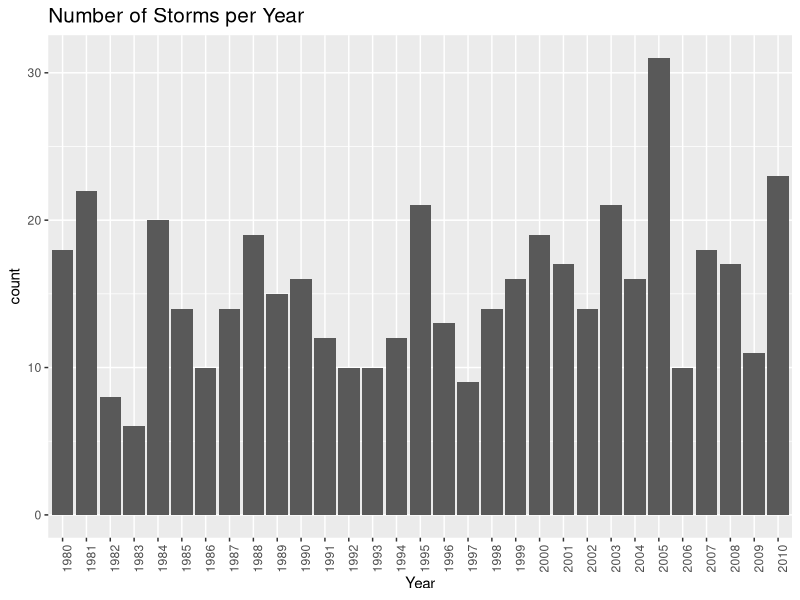
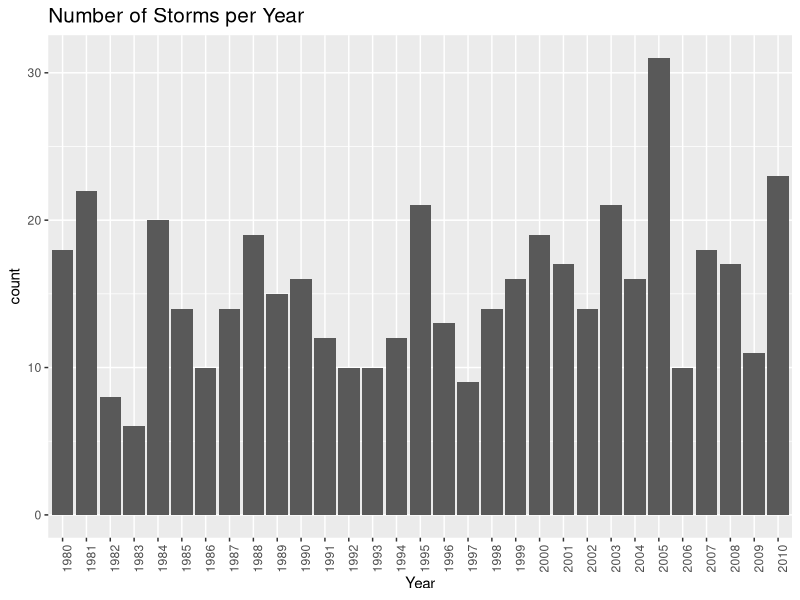
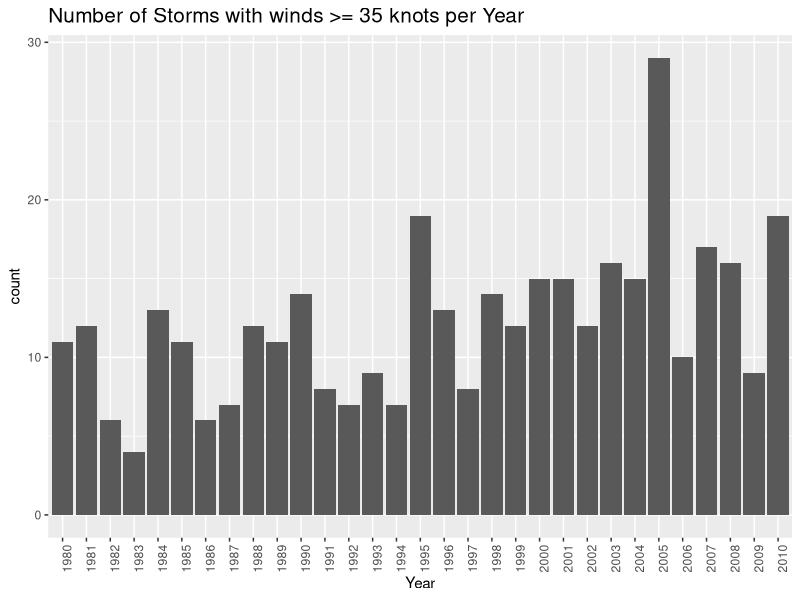
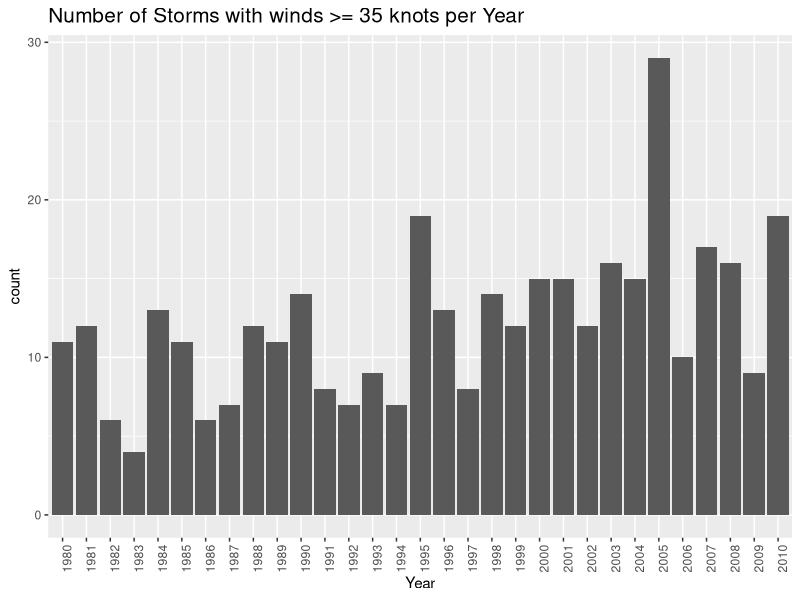
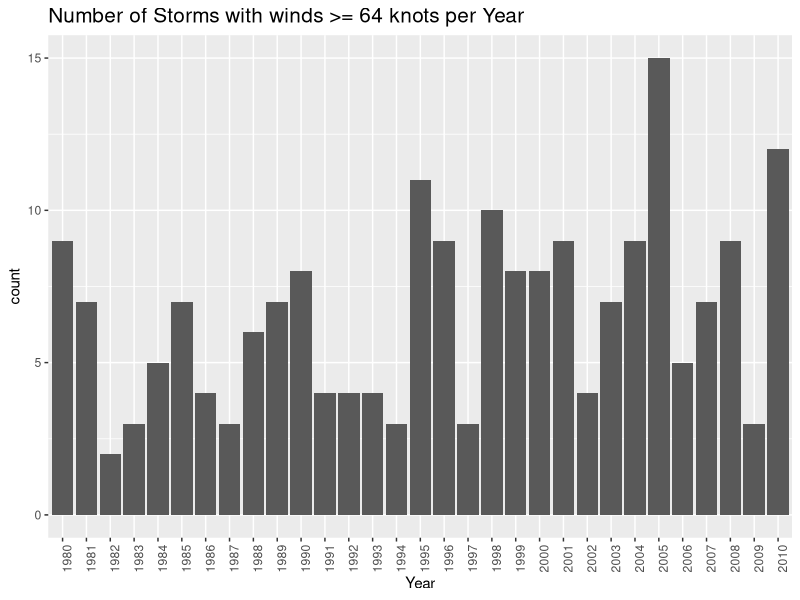
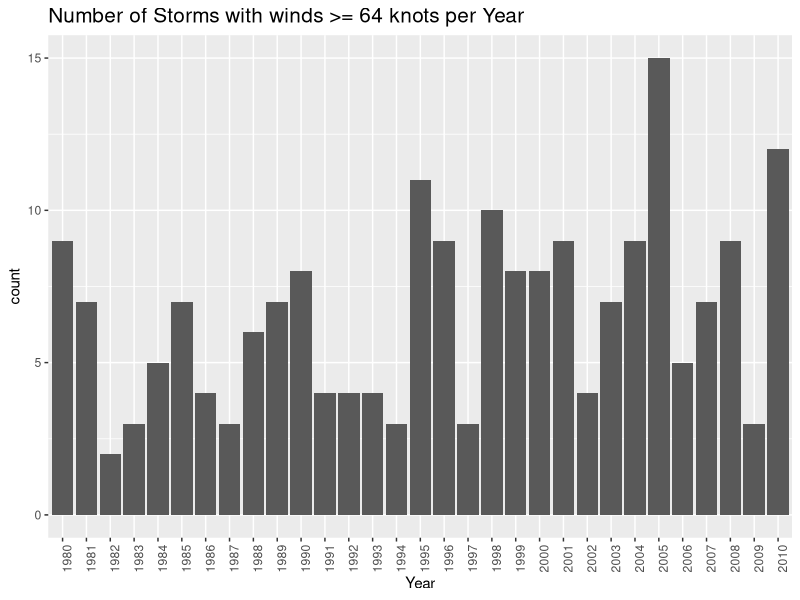
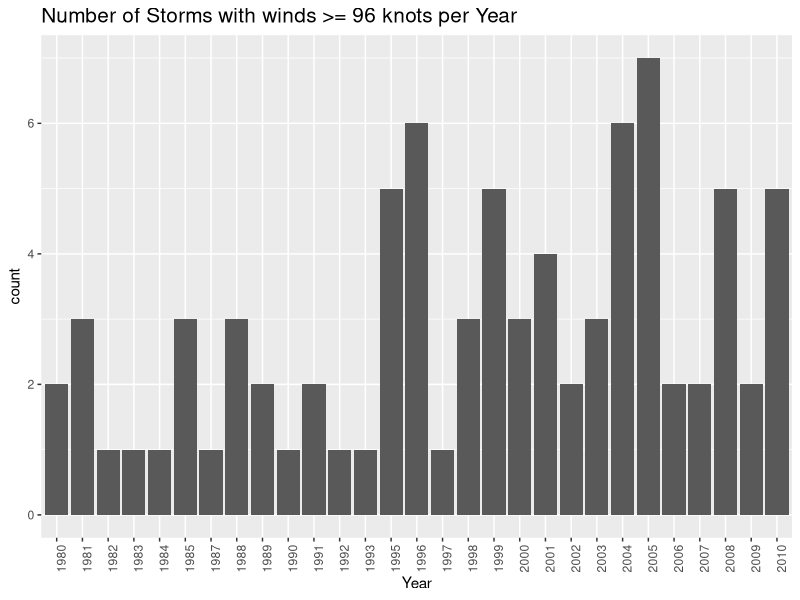
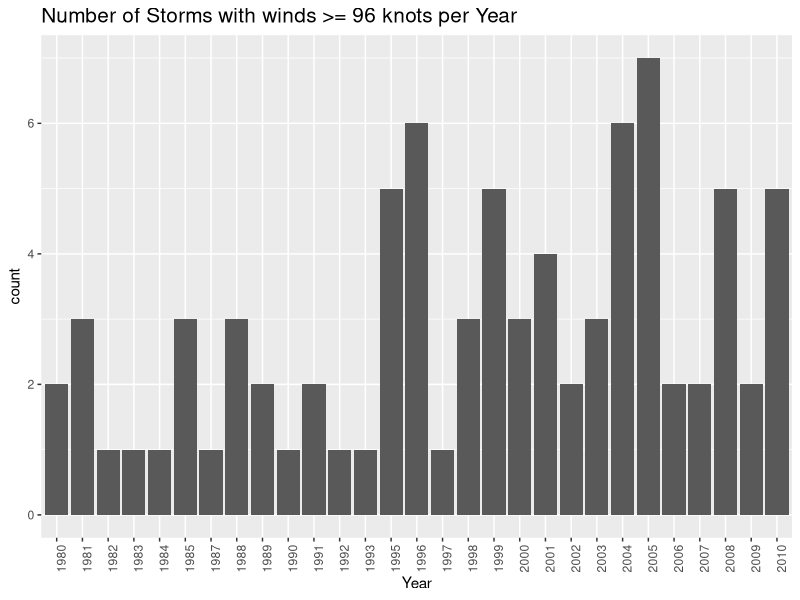

The R source for these figures, in order:
##----------------------------------------------------------------------------------------------
#   Header
##----------------------------------------------------------------------------------------------
# Author : Hye Soo Choi
# Date: August 13, 2015
# Description: This part consists on analyzing data of the North Atlantic Basin 
#   for the period between 1980 - 2010. will navigate storms' behavior by observing
#   frequency table and plot of number of storms per year and per month, 
#   applying linear regression to see a pattern between pressure and wind speed.
#   
#
##----------------------------------------------------------------------------------------------
#   Packages
##----------------------------------------------------------------------------------------------

library(readr)
library(ggplot2)
library(dplyr)

##----------------------------------------------------------------------------------------------
#   Data import
##----------------------------------------------------------------------------------------------

storms <- read_csv('./data/storms.csv')
tracks <- read_csv('./data/tracks.csv')

# Coerce date into Date class for future use
storms$date <- as.Date(storms$date, format = '%m/%d/%Y')
tracks$date <- as.Date(tracks$date, format = '%m/%d/%Y')


# Filter two data frames with year in between 1980 and 2010
storms <- storms %>% filter (format(date, format = '%Y') >= 1980 & 
                               format(date, format = '%Y') <= 2010)
tracks <- tracks %>% filter (format(date, format = '%Y') >= 1980 & 
                               format(date, format = '%Y') <= 2010)

##----------------------------------------------------------------------------------------------
#   Frequency table and Barplot
##----------------------------------------------------------------------------------------------

# Obtain frequencies and barplot for number of storms per YEAR
freq.year <- storms %>%  group_by(format( date, format = '%Y')) %>% summarise( count = n()) 
names(freq.year) <- c('year', 'count')
freq.year

# Save plot in PDF and PNG
pdf('./images/storm_year.pdf')
ggplot(freq.year, aes (x = year, y = count)) + geom_bar(stat = 'identity') +
  theme(text = element_text(size = 11),
        axis.text.x = element_text(angle = 90),
        plot.title=element_text(size = 15)) +
  ggtitle('Number of Storms per Year') + xlab('Year')
dev.off()

png('./images/storm_year.png', width = 480, height = 480)
ggplot(freq.year, aes (x = year, y = count)) + geom_bar(stat = 'identity') +
  theme(text = element_text(size = 11),
        axis.text.x = element_text(angle = 90),
        plot.title=element_text(size = 15)) +
  ggtitle('Number of Storms per Year') + xlab('Year')
dev.off()


# maximum of wind speed for each storm
max.wind <- tracks %>% group_by( id ) %>% summarise( max.wind = max(wind))


# id of the storms with max wind speed >= 35 knots
id35 <- max.wind$id[ max.wind$max.wind >= 35]

# Obtain frequency table and barplot for 
# number of storms per year with max wind speed >= 35 knots
freq.year.35 <- storms %>% filter(id %in% id35) %>% group_by(format(date, format = '%Y')) %>% tally()
names(freq.year.35) <- c('year', 'count')
freq.year.35

# Save plot in PDF and in PNG
pdf('./images/wind35_year.pdf')
ggplot(freq.year.35 , aes (x = year, y = count)) + geom_bar( stat = 'identity') +
  theme(text = element_text(size = 11),
        axis.text.x = element_text(angle = 90),
        plot.title=element_text(size = 15)) +
  ggtitle('Number of Storms with winds >= 35 knots per Year') + xlab('Year')
dev.off()

png('./images/wind35_year.png', width = 480, height = 480)
ggplot(freq.year.35 , aes (x = year, y = count)) + geom_bar( stat = 'identity') +
  theme(text = element_text(size = 11),
        axis.text.x = element_text(angle = 90),
        plot.title=element_text(size = 15)) +
  ggtitle('Number of Storms with winds >= 35 knots per Year') + xlab('Year')
dev.off()

# id of the storms with max wind speed >= 64 knots
id64 <- max.wind$id[max.wind$max.wind >= 64]

# Obtain frequency table and barplot for
# Number of storms per year with max wind speed >= 64 knots
freq.year.64 <- storms %>%filter(id %in% id64) %>% group_by(format(date, format = '%Y')) %>% tally()
names(freq.year.64) <- c('year', 'count')
freq.year.64

# Save plot in PDF and in PNG
pdf('./images/wind64_year.pdf')
ggplot(freq.year.64 , aes (x = year, y = count)) + geom_bar( stat = 'identity') +
  theme(text = element_text(size = 11),
        axis.text.x = element_text(angle = 90),
        plot.title=element_text(size = 15)) +
  ggtitle('Number of Storms with winds >= 64 knots per Year') + xlab('Year')
dev.off()

png('./images/wind64_year.png', width = 480, height = 480)
ggplot(freq.year.64 , aes (x = year, y = count)) + geom_bar( stat = 'identity') +
  theme(text = element_text(size = 11),
        axis.text.x = element_text(angle = 90),
        plot.title=element_text(size = 15)) +
  ggtitle('Number of Storms with winds >= 64 knots per Year') + xlab('Year')
dev.off()


# id of the storms with max wind speed >= 96 knots
id96 <- max.wind$id[max.wind$max.wind >= 96]

# Obtain frequency table and barplot for
# number of storms per year with max wind speed >= 96 knots
freq.year.96 <- storms %>% filter(id %in% id96) %>% group_by(format(date, format = '%Y')) %>% tally()
names(freq.year.96) <- c('year', 'count')
freq.year.96

# Save plot in PDF and in PNG
pdf('./images/wind96_year.pdf')
ggplot(freq.year.96 , aes (x = year, y = count)) + geom_bar( stat = 'identity') +
  theme(text = element_text(size = 11),
        axis.text.x = element_text(angle = 90),
        plot.title = element_text(size = 15)) +
  ggtitle('Number of Storms with winds >= 96 knots per Year') + xlab('Year')
dev.off()

png('./images/wind96_year.png', width = 480, height = 480)
ggplot(freq.year.96 , aes (x = year, y = count)) + geom_bar( stat = 'identity') +
  theme(text = element_text(size = 11),
        axis.text.x = element_text(angle = 90),
        plot.title = element_text(size = 15)) +
  ggtitle('Number of Storms with winds >= 96 knots per Year') + xlab('Year')
dev.off()


# Obtain frequency table and barplot for
# number of storms per MONTH
freq.month <- storms %>% group_by(format(date, format = '%m')) %>% tally()
names(freq.month) <- c('month', 'count')
freq.month

# Save plot in PDF and in PNG 
pdf('./images/storm_month.pdf')
ggplot(freq.month , aes (x = month, y = count)) + geom_bar( stat = 'identity') +
  ggtitle('Number of Storms per Month') + xlab('Month')
dev.off()

png('./images/storm_month.png')
ggplot(freq.month , aes (x = month, y = count)) + geom_bar( stat = 'identity') +
  ggtitle('Number of Storms per Month') + xlab('Month')
dev.off()



# Obtain frequencies and barplot for
# number of storms per month with max wind speed >= 35 knots
freq.month.35 <- storms %>% filter(id %in% id35) %>% group_by(format(date, format = '%m')) %>% tally()
names(freq.month.35) <- c('month', 'count')
freq.month.35


# Save plot in PDF and in PNG
pdf('./images/wind35_month.pdf')
ggplot(freq.month.35 , aes (x = month, y = count)) + geom_bar( stat = 'identity') +
  ggtitle('Number of Storms with Wind Speed >= 35 per Month') + xlab('Month')
dev.off()

png('./images/wind35_month.png')
ggplot(freq.month.35 , aes (x = month, y = count)) + geom_bar( stat = 'identity') +
  ggtitle('Number of Storms with Wind Speed >= 35 per Month') + xlab('Month')
dev.off()



# Obtain frequency table and barplot for
# number of storms per month with max wind speed >= 64 knots
freq.month.64 <- storms %>% filter(id %in% id64) %>% group_by(format(date, format = '%m')) %>% tally()
names(freq.month.64) <- c('month', 'count')
freq.month.64

# Save plot in PDF and in PNG
pdf('./images/wind64_month.pdf')
ggplot(freq.month.64 , aes (x = month, y = count)) + geom_bar( stat = 'identity') +
  ggtitle('Number of Storms with Wind Speed >= 64 per Month') + xlab('Month')
dev.off()

png('./images/wind64_month.png')
ggplot(freq.month.64 , aes (x = month, y = count)) + geom_bar( stat = 'identity') +
  ggtitle('Number of Storms with Wind Speed >= 64 per Month') + xlab('Month')
dev.off()


# Obtain frequency table and barplot for
# number of storms per year with max wind speed >= 96 knots
freq.month.96 <- storms %>% filter(id %in% id96) %>% group_by(format(date, format = '%m')) %>% tally()
names(freq.month.96) <- c('month', 'count')
freq.month.96

# Save plot in PDF and PNG
pdf('./images/wind96_month.pdf')
ggplot(freq.month.96 , aes (x = month, y = count)) + geom_bar( stat = 'identity') +
  ggtitle('Number of Storms with Wind Speed >= 96 per Month') + xlab('Month')
dev.off()

png('./images/wind96_month.png')
ggplot(freq.month.96 , aes (x = month, y = count)) + geom_bar( stat = 'identity') +
  ggtitle('Number of Storms with Wind Speed >= 96 per Month') + xlab('Month')
dev.off()

##----------------------------------------------------------------------------------------------
#   Summary statistics
##----------------------------------------------------------------------------------------------

# Observe summary statistics of annual average mean number of storms 
# with maximum wind speed at least 35 knots

# average 
freq.year.35 %>% summarise(mean(count))

# standard deviation
freq.year.35 %>% summarise(sd(count))

# 25th percentile
quantile(freq.year.35$count, probs = 0.25)


# 50th percentile
quantile(freq.year.35$count, probs = 0.5)


# 75th percentile
quantile(freq.year.35$count, probs = 0.75)


# Obeserve summary statistics of Annual average mean number of storms 
# with maximum winds at least 64 knots

# average 
mean(freq.year.64$count)


# standard deviation
sd(freq.year.64$count)


# 25th percentile
quantile(freq.year.64$count, probs = 0.25)


# 50th percentile
quantile(freq.year.64$count, probs = 0.5)


# 75th percentile
quantile(freq.year.64$count, probs = 0.75)


# Observe summary statistics of annual average mean number of storms 
# with maximum winds of at least 96 knots

# average 
mean(freq.year.96$count)

# standard deviation
sd(freq.year.96$count)

# 25th percentile
quantile(freq.year.96$count, probs = 0.25)

# 50th percentile
quantile(freq.year.96$count, probs = 0.5)

# 75th percentile
quantile(freq.year.96$count, probs = 0.75)

##----------------------------------------------------------------------------------------------
#   Regression
##----------------------------------------------------------------------------------------------
# Regression analysis 1: mean pressure and mean wind speed for each storm 
# (without observations with mean pressure = 0)

# mean pressure for each storm
mean.press <- tracks %>% group_by(id) %>% summarise( mean(press) )
names(mean.press) <- c('id','mean.press')

# mean wind speed for each storm
mean.wind <- tracks %>% group_by(id) %>% summarise(mean(wind))
names(mean.wind) <- c('id','mean.wind')

# merge two mean vectors into a data frame
mean.pw <- inner_join(mean.press, mean.wind)

# get rid of storms whose mean pressure = 0
mean.pw <- mean.pw %>% filter(mean.press > 0)


# Regression analysis 2: median pressure and median wind speed for each storm 
# (without observations with median pressure = 0)

# median pressure for each storm
median.press <- tapply(tracks$press, tracks$id, median)

# median wind speed for each storm
median.wind <- tapply(tracks$wind, tracks$id, median)

# merge two median vectors into a data frame
median.pw <- as.data.frame(cbind(unique(tracks$id), median.press, median.wind))

# remove storms whose median pressure = 0
median.pw <- subset(median.pw, median.press > 0)


# Draw a plot for each regression line 


# Save regression graph on median in PDF and in PNG
pdf("./images/regression_median_pw.pdf")
ggplot(median.pw, aes(x = median.press, y = median.wind)) + 
  geom_point() + 
  geom_smooth(method = lm, se = FALSE) + 
  ggtitle ('Median of Wind speed and Pressure per Storm') +
  ylab('Pressure (mb)') + 
  xlab('Wind speed (knots)')
dev.off()

png("./images/regression_median_pw.png")
ggplot(median.pw, aes(x = median.wind, y = median.press)) + 
  geom_point() + 
  geom_smooth(method = lm, se = FALSE) + 
  ggtitle ('Median of Wind speed and Pressure for Storms') +
  ylab('Pressure (mb)') + 
  xlab('Wind speed (knots)')
dev.off()


# Save regression graph on mean in PDF and in PNG
pdf('./images/regression_mean_pw.pdf')
ggplot(mean.pw, aes(x = mean.wind, y = mean.press)) + 
  geom_point() + 
  geom_smooth(method = lm, se = FALSE) + 
  ggtitle ('Mean of Wind speed and Pressure for Storms') +
  ylab('Pressure (mb)') + 
  xlab('Wind speed (knots)')
dev.off()

png('./images/regression_mean_pw.png')
ggplot(mean.pw, aes(x = mean.wind, y = mean.press)) + 
  geom_point() + 
  geom_smooth(method = lm, se = FALSE) + 
  ggtitle ('Mean of Wind speed and Pressure for Storms') +
  ylab('Pressure (mb)') + 
  xlab('Wind speed (knots)')
dev.off()

##----------------------------------------------------------------------------------------------
#   Save
##----------------------------------------------------------------------------------------------

# Merge all freq.month table
temp <- merge(freq.month, freq.month.35, by = 'month', all = TRUE)
temp <- merge(temp, freq.month.64, by = 'month', all = TRUE)
freq.month.df <- merge(temp, freq.month.96, by = 'month', all = TRUE)
colnames(freq.month.df) <- c('month','count', 'count.35', 'count.64', 'count.96')

# Merge all freq.year table
temp <- merge(freq.year, freq.year.35, by = 'year', all = TRUE)
temp <- merge(temp, freq.year.64, by = 'year', all = TRUE)
freq.year.df <- merge(temp, freq.year.96, by = 'year', all = TRUE)
colnames(freq.year.df) <- c('month','count', 'count.35', 'count.64', 'count.96')

# Save tables as csv files
write_csv(freq.month.df, './data/freq_month.csv')
write_csv(freq.year.df, './data/freq_year.csv')
